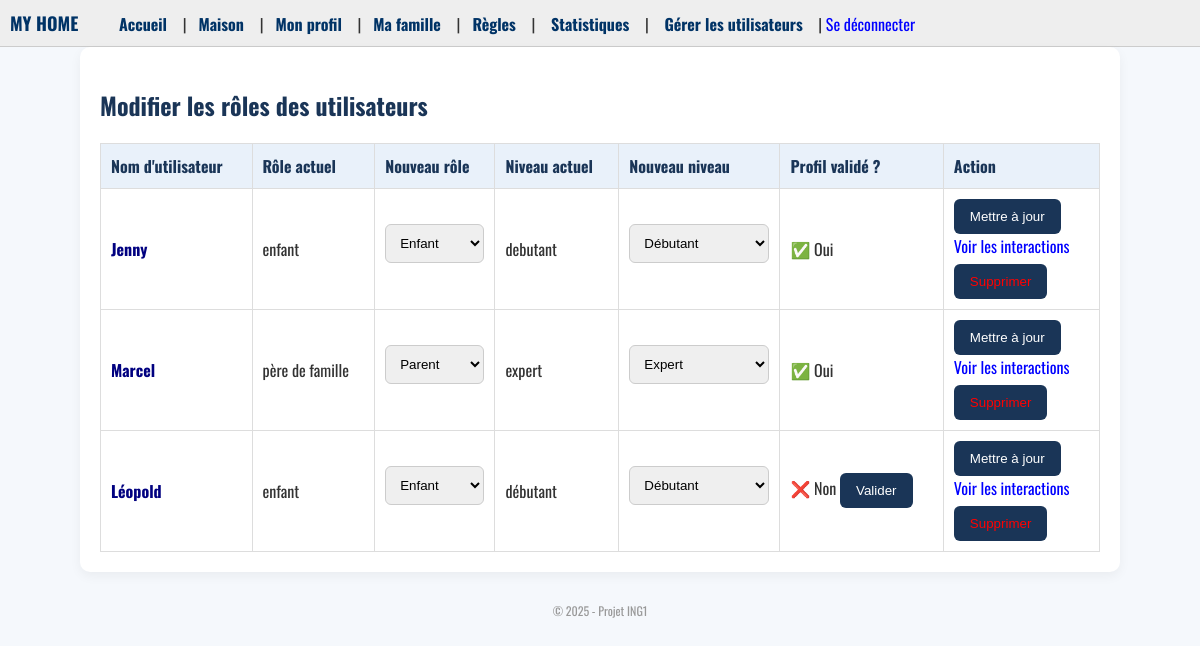
The page /utilisateurs/ (signed in) on the database its author committed.
### users/models.py (models this page shows, shortened)
class User(AbstractUser):
    age = models.IntegerField(null=True, blank=True)
    birth_date = models.DateField(null=True, blank=True)
    type_membre = models.CharField(max_length=50, null=True, blank=True)
    niveau = models.CharField(max_length=15, default="débutant")
    points = models.FloatField(default=0.0)
    photo = models.ImageField(upload_to='photos_profil/', null=True, blank=True)  #
    est_valide = models.BooleanField(default=False)

### users/views.py (the view, shortened to what this page needs)
# urls.py: path('utilisateurs/', views.liste_utilisateurs, name='liste_utilisateurs'),
@login_required
def liste_utilisateurs(request):
    if request.user.niveau != "expert":
        return HttpResponseForbidden("Accès réservé aux experts.")
    utilisateurs = User.objects.exclude(id=request.user.id)
    return render(request, 'liste_utilisateurs.html', {'utilisateurs': utilisateurs})

### templates/liste_utilisateurs.html (shortened to what this page needs)
{% extends 'base.html' %}
{% block content %}
<h2>Modifier les rôles des utilisateurs</h2>
<table border="1" cellpadding="8" cellspacing="0">
  <tr>
    <th>Nom d'utilisateur</th>
    <th>Rôle actuel</th>
    <th>Nouveau rôle</th>
    <th>Niveau actuel</th>
    <th>Nouveau niveau</th>
    <th>Profil validé ?</th>
    <th>Action</th>
  </tr>
  {% for utilisateur in utilisateurs %}
    <form method="post">
      <tr>
        <td>
          <a href="{% url 'fiche_utilisateur' utilisateur.id %}" style="font-weight: bold; color: navy;">
            {{ utilisateur.username }}
          </a>
        </td>
        <td>{{ utilisateur.type_membre }}</td>
        <td>
          <select name="type_membre">
            <option value="parent" {% if utilisateur.type_membre == 'parent' %}selected{% endif %}>Parent</option>
            <option value="enfant" {% if utilisateur.type_membre == 'enfant' %}selected{% endif %}>Enfant</option>
          </select>
        </td>
        <td>{{ utilisateur.niveau }}</td>
        <td>
          <select name="niveau">
            <option value="débutant" {% if utilisateur.niveau == 'débutant' %}selected{% endif %}>Débutant</option>
            <option value="expert" {% if utilisateur.niveau == 'expert' %}selected{% endif %}>Expert</option>
          </select>
        </td>
        <td>
          {% if utilisateur.est_valide %}
            ✅ Oui
          {% else %}
            ❌ Non
            <button type="submit" name="valider">Valider</button>
          {% endif %}
        </td>
        <td>
          <button type="submit" name="modifier">Mettre à jour</button><br>
          <a href="{% url 'voir_interactions_utilisateur' utilisateur.id %}" style="color: blue;">Voir les interactions</a><br>
          <button type="submit" name="supprimer" style="margin-top: 6px; color: red;" onclick="return confirm('Supprimer cet utilisateur ?')">Supprimer</button>
        </td>
      </tr>
    </form>
  {% endfor %}
</table>
{% endblock %}

### static/style.css (style rules this page uses)
body { font-family: 'Oswald', sans-serif; background-color: #F5F8FC; color: #333; margin: 0; padding: 0; }
h1, h2, h3 { color: #1A3557; margin-bottom: 10px; }
a { color: #1A3557; text-decoration: none; }
input[type="text"], input[type="email"], input[type="password"], input[type="number"], input[type="date"], select, textarea { width: 100%; padding: 10px; margin: 10px 0 20px; border: 1px solid #ccc; border-radius: 6px; box-sizing: border-box; }
button, .btn { background-color: #1A3557; color: white; padding: 10px 16px; border: none; border-radius: 6px; cursor: pointer; transition: background-color 0.2s ease-in-out; }
table { width: 100%; border-collapse: collapse; margin-top: 20px; }
th, td { padding: 10px; border: 1px solid #ddd; text-align: left; }
th { background-color: #e9f1fa; color: #1A3557; font-weight: bold; }

### rows shown on the page
User: username "Jenny", type_membre "enfant", type_membre "Enfant", niveau "debutant", est_valide "✅ Oui"
User: username "Marcel", type_membre "père de famille", niveau "expert", niveau "Expert", est_valide "✅ Oui"
User: username "Léopold", type_membre "enfant", type_membre "Enfant", niveau "débutant", niveau "Débutant", est_valide "❌ Non"
